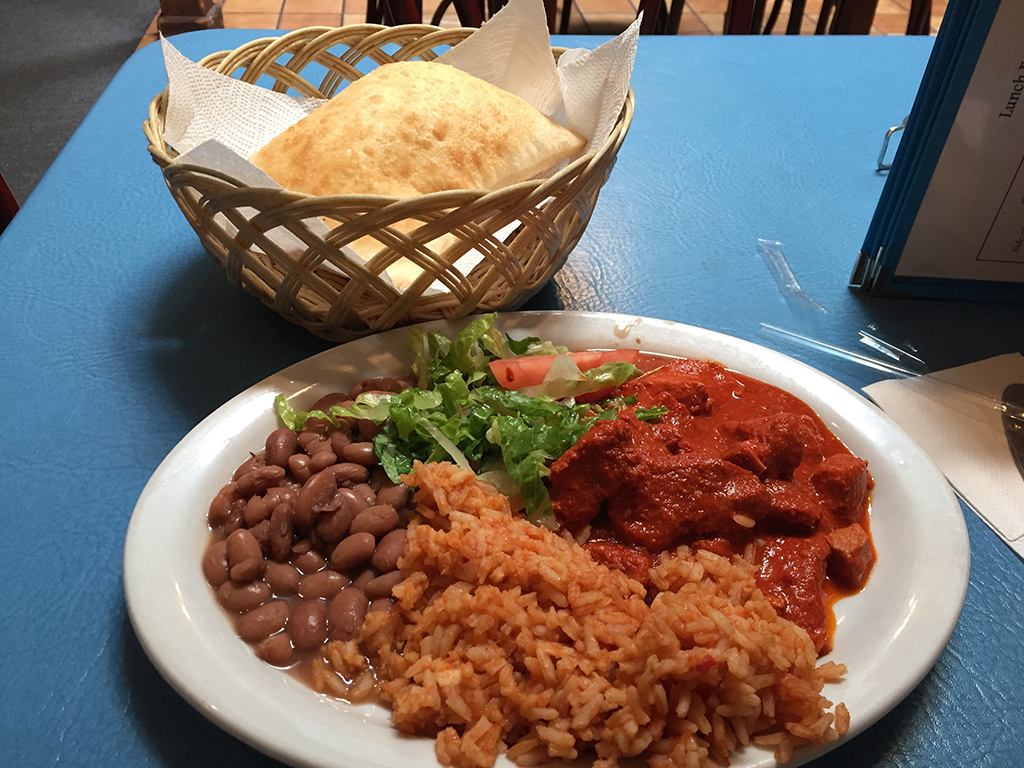
#> input picture sample.jpg, 1024 x 768 px
$ jupyter execute Ex2-3.ipynb   (shell and % lines are left out)
#> lines starting #> are read from the running program, lines starting #| are printed output that depends on the picture; long printed decimals are rounded
### MPS.py
import numpy as np
import scipy.linalg as linalg
import scipy.sparse.linalg as spr_linalg
import argparse


def mult_left(v,lam_i,Tn_i):
    ## v has a shape v(chi,chi)
    return np.tensordot(np.tensordot(np.tensordot(np.tensordot(v,np.diag(lam_i),(0,0)),np.diag(lam_i),(0,0)),Tn_i,(0,1)),Tn_i.conj(),([0,1],[1,0]))

def mult_right(v,lam_i,Tn_i):
    ## v has a shape v(chi,chi)
    return np.tensordot(np.tensordot(np.tensordot(np.tensordot(v,np.diag(lam_i),(0,0)),np.diag(lam_i),(0,0)),Tn_i,(0,2)),Tn_i.conj(),([0,1],[2,0]))

def mult_left_op(v,lam_i,Tn_i,op):
    ## v has a shape v(chi,chi)
    return np.tensordot(np.tensordot(np.tensordot(np.tensordot(np.tensordot(v,np.diag(lam_i),(0,0)),np.diag(lam_i),(0,0)),Tn_i,(0,1)),op,(1,1)),Tn_i.conj(),([0,2],[1,0]))

# [72 lines left out: functions TEBD_update, Calc_Environment, not called in this run]


def Contract_one_site(El,Er,T_i,lam_i,op):
    return np.tensordot(mult_left_op(El,lam_i,T_i,op),Er,([0,1],[0,1]))
def Contract_one_site_no_op(El,Er,T_i,lam_i):
    return np.tensordot(mult_left(El,lam_i,T_i),Er,([0,1],[0,1]))

def Contract_two_site(El,Er,T1,T2,lam1,lam2,op1,op2):
    return np.tensordot(mult_left_op(mult_left_op(El,lam1,T1,op1),lam2,T2,op2),Er,([0,1],[0,1]))
def Contract_two_site_no_op(El,Er,T1,T2,lam1,lam2):
    return np.tensordot(mult_left(mult_left(El,lam1,T1),lam2,T2),Er,([0,1],[0,1]))

# [109 lines left out: functions Contract_correlation, Calc_mag, Calc_dot, Calc_Energy, calc_innerproduct, not called in this run]

def remake_vec(Tn,lam):

    chi = Tn[0].shape[2]
    m = Tn[0].shape[0]
    vec = np.reshape(Tn[0],(m,chi))

    for i in range(1,len(Tn)):
        vec = np.tensordot(np.tensordot(vec,np.diag(lam[i]),(i,0)),Tn[i],(i,1))
    return vec.flatten()

### Ex2-3.ipynb
[cell 1]
# Sample code for MPS of a vector representing an image
# 2020 Oct. Tsuyoshi Okubo
# 2020 Dec. Add appendix

In this code, we perform a matrix product (a tensor train) decomposition for a vector representing an image.
The input parameters are
* filename: file name of the input image
* $N$ : number of "site"
* $m$ : "local dimension". (Total vector dimension is $m^N$.)
* chi_max : maximum bond dimension of MPS

The original $(X, Y)$ pixel image is firstly transformed into the gray scale. Then, from it we cut $(m^{N/2}, m^{N/2})$ region for even $N$. In the case of odd $N$, we cut $(m^{(N+1)/2}, m^{(N-1)/2})$. We can consider the trimmed image as am $m^N$ dimensional vector, which is used as the input vector in the following analysis.

By using the input vector, we construct the exact matrix product state (tensor train decomposition). Then we truncate the each bond dimension to "chi_max" and make an approximated vector.
Finally, the code calculate the distance between the exact vector and the approximated vector.

In the appedix, we calculate chi_max dependece of the distance.

[cell 2]
import numpy as np
import scipy.linalg as linalg
import argparse
import copy
import MPS
import matplotlib.pyplot as plt
from PIL import Image ## Python Imaging Library

[cell 3]
## Set parameters
filename = "sample.jpg"
N = 16 ## set "system size" N
m = 2 ## vector size m: total dimension is m^N
chi_max = 20 ## maximum bond dimension at truncation

[cell 4]
img = Image.open(filename) ## load image
#> img is the input picture: PIL image 1024x768 RGB; mean R, G, B 122.3, 111, 103.6
img_gray = img.convert("L") ## convert to grayscale
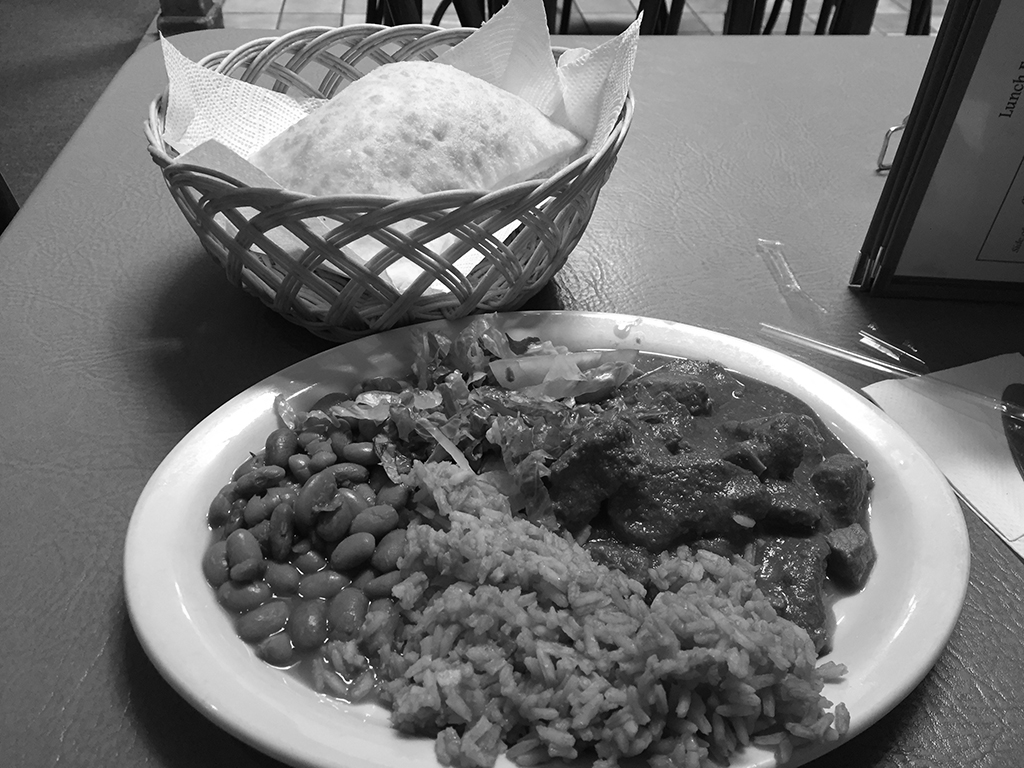
#> img_gray: PIL image 1024x768 L; min 0, max 255, mean 113.5

img_x, img_y = img_gray.size
#> img_x = 1024; img_y = 768
if N % 2 == 0:
    new_x = m**(N//2)
    new_y = m**(N//2)
else:
    new_x = m**((N+1)//2)
    new_y = m**((N-1)//2)

## trimming
img_gray_trimmed = img_gray.crop(((img_x - new_x)//2, (img_y - new_y)//2, (img_x + new_x)//2, (img_y + new_y)//2))
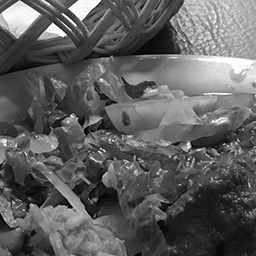
#> img_gray_trimmed: PIL image 256x256 L; min 0, max 255, mean 94.8

img_gray_trimmed.save("./gray_trimmed.png") ## save grayscale image


print("Parameters: N, m, chi_max = "+repr(N)+", "+repr(m)+ ", "+repr(chi_max))
print("Input file: " + filename) ## print array shape
print("Original size: "+repr(img_gray.size)) ## print array shape
#| Original size: (1024, 768)
print("Trimmed size: " +repr(img_gray_trimmed.size))
#| Trimmed size: (256, 256)

[cell 5]
plt.axis("off")
plt.title("Original input image")
plt.imshow(img_gray,cmap='gray')
plt.show()

plt.axis("off")
plt.title("Trimmed input image")
plt.imshow(img_gray_trimmed,cmap='gray')
plt.show()

[cell 6]
## Main calculation
## make vector
img_vec = np.array(img_gray_trimmed,dtype=float).flatten()

## normalization
img_norm = np.linalg.norm(img_vec)
#> img_norm = 27986
img_vec /= img_norm

[cell 7]
## Make exact MPS (from "left")
Tn = []
lam = [np.ones((1,))]
lam_inv = 1.0/lam[0]
R_mat = img_vec[:].reshape(m,m**(N-1))

chi_l=1
for i in range(N-1):
    U,s,VT = linalg.svd(R_mat,full_matrices=False)
    chi_r = s.size

    Tn.append(np.tensordot(np.diag(lam_inv),U.reshape(chi_l,m,chi_r),(1,0)).transpose(1,0,2))
    lam.append(s)
    lam_inv = 1.0/s
    R_mat = np.dot(np.diag(s),VT).reshape(chi_r*m,m**(N-i-2))
    chi_l = chi_r
#> this loop made 15 passes
#> (s, lam_inv) on passes 2, 3, 14: ([0.921, 0.265, 0.239, 0.154], [1.09, 3.77, 4.19, 6.49]), ([0.911, 0.25, 0.198, 0.151, 0.122, 0.118, 0.0971, 0.0909], [1.1, 4.01, 5.04, 6.64, 8.22, 8.44, 10.3, 11]), ([0.991, 0.115, 0.0656, 0.0331], [1.01, 8.73, 15.24, 30.17])
#> (U, s, lam_inv) on pass 1: ([[-0.86, -0.51], [-0.51, 0.86]], [0.945, 0.328], [1.06, 3.04])
#> after the loop, Tn = 15 items; lam = 16 items
Tn.append(VT.reshape(m,m,1).transpose(1,0,2))
lam.append(np.ones((1,)))

[cell 8]
## Truncation to chi_max

Tn_ex = copy.deepcopy(Tn)
#> Tn_ex = 16 items
lam_ex = copy.deepcopy(lam)
#> lam_ex = 17 items

#Tn_ex = Tn
#lam_ex = lam
for i in range(N-1):
    chi = min(chi_max,lam[i+1].shape[0])
    lam[i+1]=lam[i+1][:chi]
    Tn[i]=Tn[i][:,:,:chi]
    Tn[i+1]=Tn[i+1][:,:chi,:]
#> after the loop, Tn = 16 items; lam = 17 items

print("Truncation: chi_max = "+repr(chi_max))

[cell 9]
## plot Schmidt coefficient at N/2
## Red line indicates the position of chi_max

plt.title("Schmidt coefficients for "+"(N, m) = ("+repr(N)+", "+repr(m)+") picutre image")
plt.plot(np.arange(len(lam_ex[N//2]))+1,lam_ex[N//2]**2,"o",label="Schmidt coefficients")
plt.axvline([chi_max],0,1,  c="red", linestyle='dashed', label="chi_max") ## position of chi_max
plt.xlabel("index")
plt.xscale("log")
plt.ylabel("Schmidt coefficients")
plt.yscale("log")
plt.legend()
plt.show()
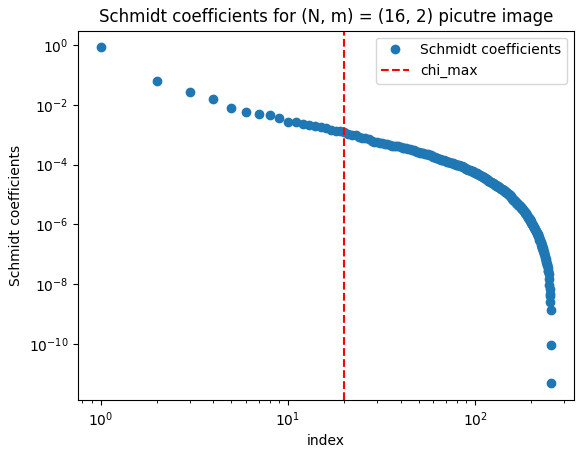
#> figure drawn by matplotlib, 1 panel; curve peaks at x = 1, y = 0.825

[cell 10]
## Distance between Exact MPS and truncated MPS

vec_ex = MPS.remake_vec(Tn_ex,lam_ex)
#> in remake_vec, `vec = np.reshape(Tn[0],(m,chi))`: vec = [[-0.86, -0.51], [-0.51, 0.86]]
#> the loop in remake_vec, `for i in range(1,len(Tn)):` made 15 passes
vec_ap = MPS.remake_vec(Tn,lam)
#> the loop in remake_vec (call 2), `for i in range(1,len(Tn)):` made 15 passes
print("Distance between exact and truncated MPS = "+repr(linalg.norm(vec_ex - vec_ap)))
#| Distance between exact and truncated MPS = 0.1873

[cell 11]
## Original and Approximated image
img_ex = Image.fromarray(np.uint8(np.clip(img_norm*vec_ex.reshape((new_y,new_x)),0,255)))
img_ap = Image.fromarray(np.uint8(np.clip(img_norm*vec_ap.reshape((new_y,new_x)),0,255)))
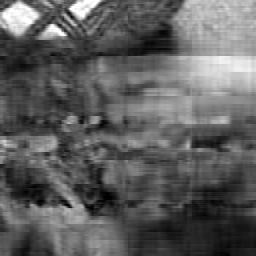
#> img_ap: PIL image 256x256 L; min 0, max 255, mean 94.2

img_ap.save("./gray_trimmed_ap.png") ## save grayscale image

plt.figure(figsize=(2 * new_x*0.02,new_y*0.02))
plt.subplot(1,2,1)
plt.axis("off")
plt.title("original")
plt.imshow(img_ex,cmap='gray')

plt.subplot(1,2,2)
plt.axis("off")
plt.title("approximated")
plt.imshow(img_ap,cmap='gray')
plt.show()

## Appendix: bond dimension dependence

In this appendix, we calculate the distance between the original and approximated vector as a function of chi_max.
We use the same original vector as the main part.
You can set maxmum and minimum value of chi_max for the calculation.

[cell 12]
min_chi_max = 10
max_chi_max = 260 ## maximum bond dimension of the exact MPS is m**(N/2)
d_chi_max = 10

[cell 13]
chi_max_list = np.arange(min_chi_max, max_chi_max+1, d_chi_max, dtype=int)
#> chi_max_list = 26 values from 10 to 260
chi_list = np.ones((N+1,),dtype=int)
#> chi_list = 17 values from 1 to 1
vec_ex = MPS.remake_vec(Tn_ex,lam_ex)

distances=[]
for chi_max in chi_max_list:
    for i in range(N-1):
        chi = min(chi_max,lam_ex[i+1].shape[0])
        chi_list[i+1] = chi
    lam = [np.ones((1,))]
    Tn = []
    for i in range(N):
        lam.append(lam_ex[i+1][:chi_list[i+1]])
        Tn.append(Tn_ex[i][:,:chi_list[i],:chi_list[i+1]])
    vec_ap = MPS.remake_vec(Tn,lam)
    distances.append(linalg.norm(vec_ex - vec_ap))
#> this loop made 26 passes
#> chi_max on passes 1 to 12: 10, 20, 30, 40, 50, 60, 70, 80, 90, 100, 110, 120
#> after the loop, chi_list = 17 values, max 256 at index 8, min 1 at index 0, mean 45.06; distances = 26 values, max 0.241 at index 0, min 0 at index 25, mean 0.0516

[cell 14]
## plot distances

plt.title("Distances for "+"(N, m) = ("+repr(N)+", "+repr(m)+") picture image")
plt.plot(chi_max_list,distances,"o")
plt.xlabel("chi_max")
plt.ylabel("Distance")
#plt.yscale("log")
plt.show()
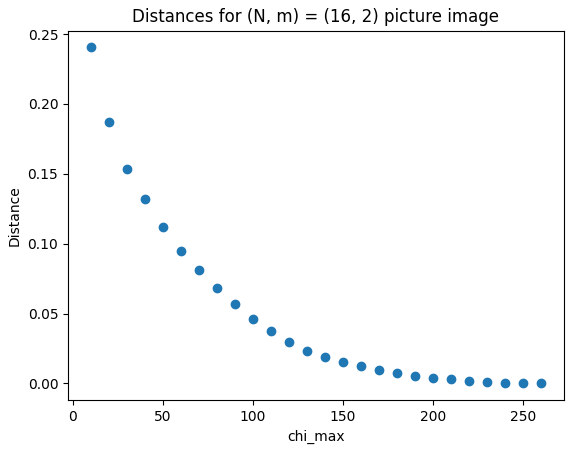
#> figure drawn by matplotlib, 1 panel; curve peaks at x = 10, y = 0.241
